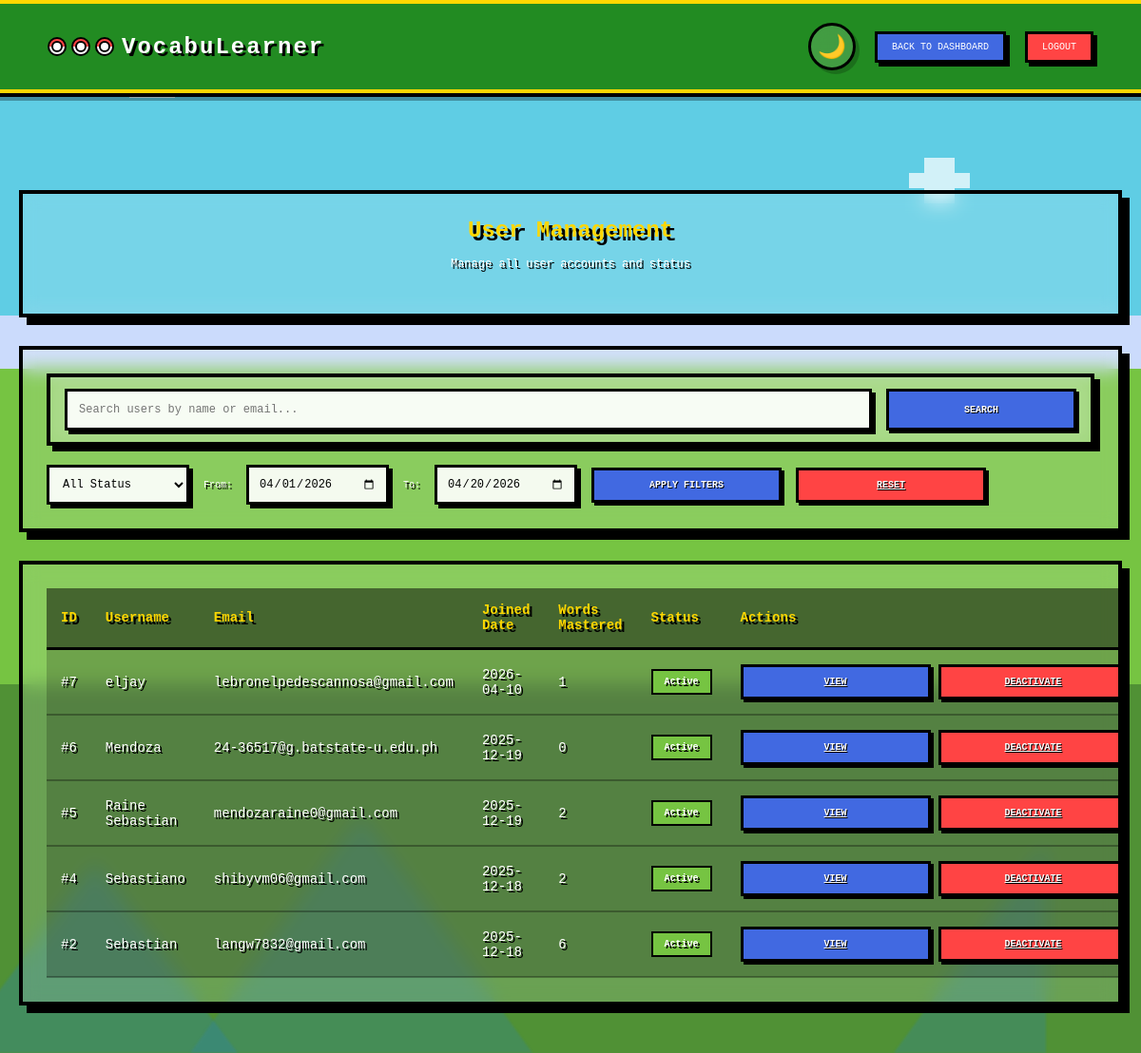
Page /admin/users (signed in) on the earlier database version.
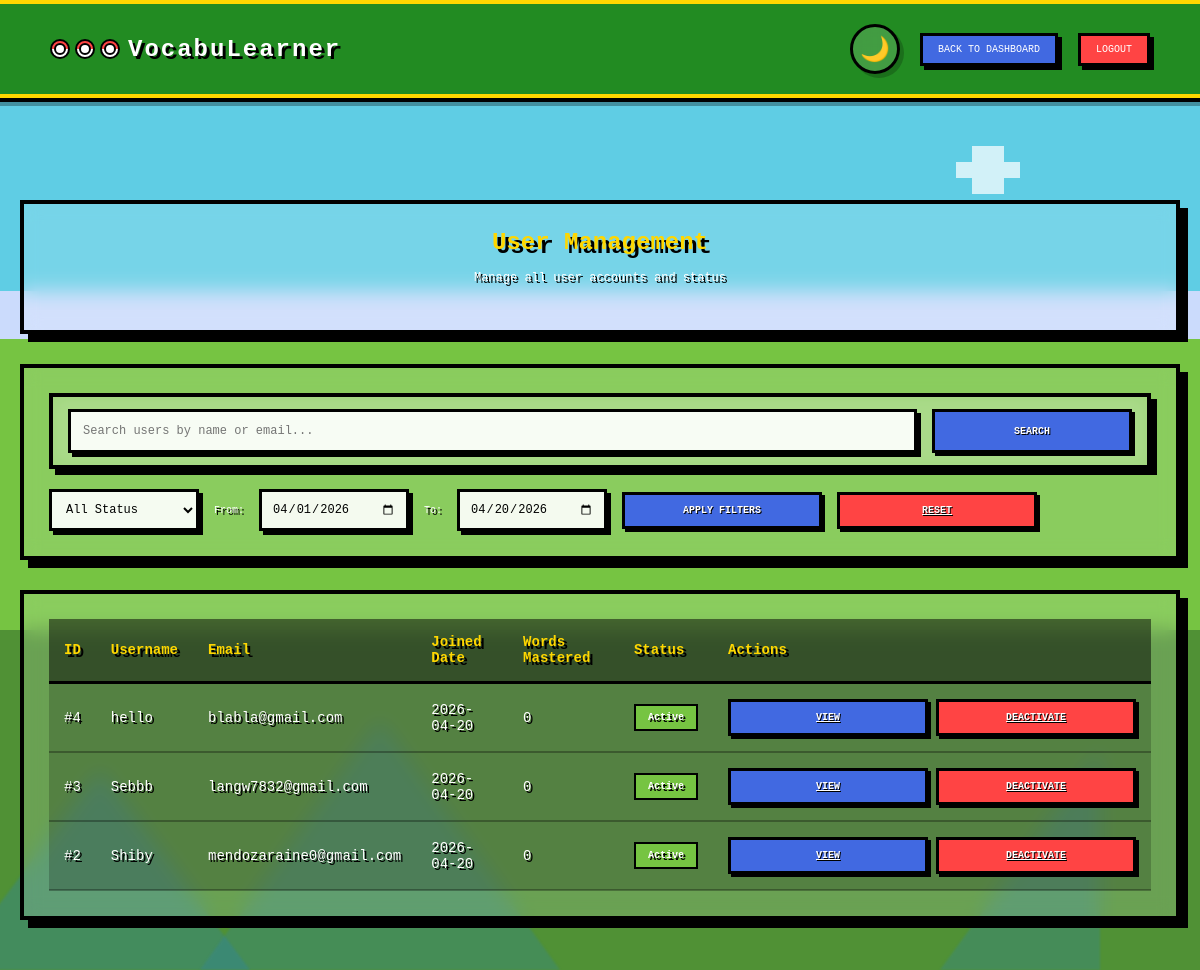
Same page on the later database version.
### models.py (models this page shows)
class UserAcc(db.Model):
    __tablename__ = 'user_acc'
    user_id = db.Column(db.Integer, primary_key=True)
    name = db.Column(db.String(50), nullable=False)
    email = db.Column(db.String(100), unique=True, nullable=False)
    password = db.Column(db.String(200), nullable=False)
    is_admin = db.Column(db.Boolean, default=False)
    is_active = db.Column(db.Boolean, default=True)
    date_created = db.Column(db.DateTime, default=datetime.utcnow)
    last_login = db.Column(db.DateTime)
    last_logout = db.Column(db.DateTime)
    pokemon_name = db.Column(db.String(100))
    pokemon_id = db.Column(db.Integer, db.ForeignKey('pokemon.pokemon_id'))
    profile_picture = db.Column(db.String(200))
    current_streak = db.Column(db.Integer, default=0)
    longest_streak = db.Column(db.Integer, default=0)
    total_points = db.Column(db.Integer, default=0)
    collected_pokemon = db.relationship(
        'UserPokemon',
        backref='owner',
        lazy=True,
        cascade='all, delete-orphan'
    )

### Main.py (the view, shortened to what this page needs)
@app.route('/admin/users', methods=['GET', 'POST'])
@admin_required
def admin_users():
    search_term = request.args.get('search', '')
    status_filter = request.args.get('status', 'all')
    date_from_str = request.args.get('date_from', '')
    date_to_str = request.args.get('date_to', '')
    page = request.args.get('page', 1, type=int)
    per_page = 10
    if request.method == 'POST':
        search_form = UserSearchForm(request.form)
        if search_form.validate():
            search_term = search_form.search.data or ''
            status_filter = search_form.status.data or 'all'
            date_from = search_form.date_from.data
            date_to = search_form.date_to.data
            date_from_str = date_from.strftime('%Y-%m-%d') if date_from else ''
            date_to_str = date_to.strftime('%Y-%m-%d') if date_to else ''
            page = 1  # Reset to first page when searching/filtering
            params = {
                'search': search_term,
                'status': status_filter,
                'page': page
            }
            if date_from_str:
                params['date_from'] = date_from_str
            if date_to_str:
                params['date_to'] = date_to_str
            return redirect(url_for('admin_users', **params))
        else:
            search_term = ''
            status_filter = 'all'
            date_from_str = ''
            date_to_str = ''
            page = 1
    else:
        form_data = {
            'search': search_term,
            'status': status_filter
        }
        if date_from_str:
            try:
                form_data['date_from'] = datetime.strptime(date_from_str, '%Y-%m-%d').date()
            except (ValueError, AttributeError):
                form_data['date_from'] = None
        if date_to_str:
            try:
                form_data['date_to'] = datetime.strptime(date_to_str, '%Y-%m-%d').date()
            except (ValueError, AttributeError):
                form_data['date_to'] = None
        search_form = UserSearchForm(**form_data)
    date_from = None
    date_to = None
    try:
        if date_from_str:
            date_from = datetime.strptime(date_from_str, '%Y-%m-%d')
        if date_to_str:
            date_to = datetime.strptime(date_to_str, '%Y-%m-%d')
    except ValueError:
        pass
    query = UserAcc.query.filter_by(is_admin=False)
    if search_term:
        search_like = f"%{search_term}%"
        query = query.filter(
            (UserAcc.name.ilike(search_like)) |
            (UserAcc.email.ilike(search_like))
        )
    status_filters = {
        'active': lambda q: q.filter_by(is_active=True),
        'inactive': lambda q: q.filter_by(is_active=False),
        'all': lambda q: q
    }
    if status_filter in status_filters:
        query = status_filters[status_filter](query)
    if date_from:
        query = query.filter(UserAcc.date_created >= date_from)
    if date_to:
        date_to_end = date_to + timedelta(days=1)
        query = query.filter(UserAcc.date_created < date_to_end)
    total_users = query.count()
    total_pages = (total_users + per_page - 1) // per_page if total_users > 0 else 1
    offset = (page - 1) * per_page
    users = query.order_by(UserAcc.date_created.desc())\
                .offset(offset)\
                .limit(per_page)\
                .all()
    users_data = []
    for user in users:
        word_count = UserWords.query.filter_by(user_id=user.user_id).count()
        achievement_count = UserAchievement.query.filter_by(user_id=user.user_id).count()
        user_status = "Active" if user.is_active else "Inactive"
        pokemon_name = None
        if user.pokemon_id:
            pokemon = Pokemon.query.get(user.pokemon_id)
            pokemon_name = pokemon.name if pokemon else None
        if user.pokemon_name:
            pokemon_name = user.pokemon_name
        users_data.append({
            'user_id': user.user_id,
            'username': user.name,
            'email': user.email,
            'joined_date': user.date_created.strftime('%Y-%m-%d') if user.date_created else 'Unknown',
            'words_mastered': word_count,
            'status': user_status,
            'streak': user.current_streak or 0,
            'total_points': user.total_points or 0,
            'pokemon_name': pokemon_name or 'None',
            'achievement_count': achievement_count,
            'last_login': user.last_login.strftime('%Y-%m-%d %H:%M') if user.last_login else 'Never',
            'is_active': user.is_active  # Add this for template use
        })
    view_user_id = request.args.get('view_user', type=int)
    view_form = None
    action_form = UserActionForm()
    pagination_form = PaginationForm()
    return render_template(
        'user_management.html',
        users=users_data,
        search_form=search_form,  # This will now include error messages
        action_form=action_form,
        pagination_form=pagination_form,
        view_form=view_form,
        current_page=page,
        total_pages=total_pages,
        total_users=total_users,
        search_term=search_term,
        status_filter=status_filter,
        date_from=date_from_str,
        date_to=date_to_str,
        show_view_modal=bool(view_user_id)
    )

### forms.py
class UserActionForm(FlaskForm):
    user_id = HiddenField('User ID', validators=[DataRequired()])
    action = HiddenField('Action', validators=[DataRequired()])  # 'activate', 'deactivate', 'view'
    submit = SubmitField('Confirm')

### Main.py (called while the page is built)
def admin_required(f):
    @wraps(f)
    def decorated_function(*args, **kwargs):
        if 'user_id' not in session:
            flash("Please login to access the admin panel.", "warning")
            return redirect(url_for('login'))
        user_id = session['user_id']
        user = UserAcc.query.get(user_id)
        if not user or not user.is_admin:
            flash("You don't have permission to access the admin panel.", "danger")
            return redirect(url_for('dashboard'))
        return f(*args, **kwargs)
    return decorated_function

### Templates/user_management.html (shortened to what this page needs)
{% extends "base.html" %}
{% block content %}
{% block logo_link %}
    <a href="{{ url_for('admin_dashboard') }}" class="logo-link">
        <div class="logo-icon">
            <div class="pokeball-mini"></div>
            <div class="pokeball-mini"></div>
            <div class="pokeball-mini"></div>
        </div>
        VocabuLearner
    </a>
{% endblock %}
{% block header %}
    <div class="header-actions">
        <button class="back-btn1" onclick="goToDashboard()">Back to Dashboard</button>
        <button class="logout-btn" onclick="showLogoutConfirm()">Logout</button>
    </div>
{% endblock %}
<div class="management-container">
    <div class="page-header">
        <h1>User Management</h1>
        <p>Manage all user accounts and status</p>
    </div>
    <div class="search-filter">
        <form method="POST" action="{{ url_for('admin_users') }}" id="searchForm">
            <div class="search-box">
                {{ search_form.search(class="search-input") }}
                {{ search_form.submit(class="action-btn") }}
            </div>
            <div class="filter-options">
                {{ search_form.status(class="filter-select") }}
                <div class="date-filter">
                    <span class="date-label">From:</span>
                    {{ search_form.date_from(class="date-input") }}
                </div>
                <div class="date-filter">
                    <span class="date-label">To:</span>
                    {{ search_form.date_to(class="date-input") }}
                </div>
                {{ search_form.filter_btn(class="action-btn") }}
                <a href="{{ url_for('reset_user_filters') }}" class="action-btn red">Reset</a>
            </div>
        </form>
    </div>
    <div class="users-table-container">
        {% if users %}
            <table class="users-table">
                <thead>
                    <tr>
                        <th>ID</th>
                        <th>Username</th>
                        <th>Email</th>
                        <th>Joined Date</th>
                        <th>Words Mastered</th>
                        <th>Status</th>
                        <th>Actions</th>
                    </tr>
                </thead>
                <tbody>
                    {% for user in users %}
                    <tr>
                        <td>#{{ user.user_id }}</td>
                        <td>{{ user.username }}</td>
                        <td>{{ user.email }}</td>
                        <td>{{ user.joined_date }}</td>
                        <td>{{ user.words_mastered }}</td>
                        <td>
                            {% if user.is_active %}
                                <span class="user-status status-active">Active</span>
                            {% else %}
                                <span class="user-status status-inactive">Inactive</span>
                            {% endif %}
                        </td>
                        <td>
                            <div class="user-actions">
                                <a href="{{ url_for('view_user', user_id=user.user_id, search=search_term, status=status_filter, date_from=date_from, date_to=date_to, page=current_page) }}" class="action-btn">View</a>
                                {% if user.is_active %}
                                    <a href="{{ url_for('user_action_redirect', user_id=user.user_id, action='deactivate', search=search_term, status=status_filter, date_from=date_from, date_to=date_to, page=current_page) }}" class="action-btn red">Deactivate</a>
                                {% else %}
                                    <a href="{{ url_for('user_action_redirect', user_id=user.user_id, action='activate', search=search_term, status=status_filter, date_from=date_from, date_to=date_to, page=current_page) }}" class="action-btn">Activate</a>
                                {% endif %}
                            </div>
                        </td>
                    </tr>
                    {% endfor %}
                </tbody>
            </table>
        {% else %}
            <div style="text-align: center; padding: 40px;">
                <p style="color: #fff; font-size: 14px; text-shadow: 2px 2px 0 #000;">No users found matching your criteria.</p>
            </div>
        {% endif %}
    </div>
</div>
{% endblock %}

### Templates/base.html (shortened to what this page needs)
<!DOCTYPE html>
<html lang="en">
<head>
    <link rel="stylesheet" href="{{ url_for('static', filename='styles.css') }}">
</head>
<body>
    <div class="cloud-layer">
    </div>
    <div class="mountain-bg">
        <div class="pixel-mountain"></div>
        <div class="pixel-mountain"></div>
    </div>
    <div class="particles">
    </div>
    <header class="header">
        <div class="logo">
            {% block logo_link %}{% endblock %}
        </div>
        <div class="theme-toggle-container">
            <button id="themeToggle" class="theme-toggle-btn" aria-label="Toggle dark mode">
                <span class="theme-icon">🌙</span>
            </button>
        </div>
    {%block header%}
    {%endblock%}
    </header>
    {%block content%}
    {%endblock%}
</body>
</html>

### Templates/user_management.html (style rules this page uses)
.management-container { margin-top: 120px; max-width: 1400px; margin-left: auto; margin-right: auto; padding: 20px; position: relative; z-index: 10; }
.page-header { background: rgba(255,255,255,0.15); backdrop-filter: blur(10px); border: 4px solid #000; padding: 25px; margin-bottom: 30px; box-shadow: 8px 8px 0 #000; text-align: center; }
.page-header h1 { font-size: 24px; color: #ffd700; text-shadow: 4px 4px 0 #000; margin-bottom: 15px; }
.page-header p { font-size: 12px; color: #fff; text-shadow: 2px 2px 0 #000; margin-bottom: 20px; }
.search-filter { background: rgba(255,255,255,0.15); backdrop-filter: blur(10px); border: 4px solid #000; padding: 25px; margin-bottom: 30px; box-shadow: 8px 8px 0 #000; }
.search-box { display: flex; gap: 15px; margin-bottom: 20px; flex-wrap: wrap; }
.search-input { flex: 1; min-width: 300px; padding: 12px; border: 3px solid #000; background: rgba(255,255,255,0.9); font-family: 'Press Start 2P', monospace; font-size: 12px; box-shadow: 4px 4px 0 #000; color: #000; }
.filter-options { display: flex; gap: 15px; flex-wrap: wrap; align-items: center; }
.filter-select { padding: 10px; border: 3px solid #000; background: rgba(255,255,255,0.9); font-family: 'Press Start 2P', monospace; font-size: 12px; box-shadow: 4px 4px 0 #000; min-width: 150px; color: #000; }
.date-filter { display: flex; gap: 10px; align-items: center; }
.date-input { padding: 10px; border: 3px solid #000; background: rgba(255,255,255,0.9); font-family: 'Press Start 2P', monospace; font-size: 12px; box-shadow: 4px 4px 0 #000; min-width: 150px; color: #000; }
.date-label { font-size: 10px; color: #fff; text-shadow: 2px 2px 0 #000; margin-right: 5px; }
.back-btn1 { background: #4169e1; color: #fff; border: 3px solid #000; padding: 8px 15px; font-size: 10px; box-shadow: 4px 4px 0 #000; cursor: pointer; text-transform: uppercase; font-family: 'Press Start 2P', monospace; transition: all 0.2s; }
.action-btn { background: #4169e1; color: #fff; border: 3px solid #000; padding: 10px 15px; font-size: 10px; box-shadow: 3px 3px 0 #000; cursor: pointer; text-transform: uppercase; font-family: 'Press Start 2P', monospace; transition: all 0.2s; text-shadow: 1px 1px 0 #000; font-weight: bold; }
.action-btn.red { background: #ff4444; }
.logout-btn { background: #ff4444; color: #fff; border: 3px solid #000; padding: 8px 15px; font-size: 10px; box-shadow: 4px 4px 0 #000; cursor: pointer; text-transform: uppercase; font-family: 'Press Start 2P', monospace; transition: all 0.2s; }
.users-table-container { background: rgba(255,255,255,0.15); backdrop-filter: blur(10px); border: 4px solid #000; padding: 25px; margin-bottom: 30px; box-shadow: 8px 8px 0 #000; overflow-x: auto; }
.users-table { width: 100%; border-collapse: collapse; }
.users-table th { background: rgba(0,0,0,0.5); padding: 15px; text-align: left; font-size: 14px; color: #ffd700; text-shadow: 3px 3px 0 #000; border-bottom: 3px solid #000; }
.users-table td { padding: 15px; font-size: 14px; color: #fff; text-shadow: 2px 2px 0 #000; border-bottom: 2px solid rgba(0,0,0,0.3); background: rgba(0,0,0,0.2); }
.user-status { padding: 6px 12px; font-size: 10px; border: 2px solid #000; display: inline-block; font-weight: bold; }
.status-active { background: #76c442; color: #fff; }
.user-actions { display: flex; gap: 8px; }

Differences in the rows shown:
removed UserAcc: user_id "7", username "eljay", email "lebronelpedescannosa@gmail.com", joined_date "2026-04-10", words_mastered "1"
removed UserAcc: user_id "6", username "Mendoza", email "24-36517@g.batstate-u.edu.ph", joined_date "2025-12-19", words_mastered "0"
removed UserAcc: user_id "5", username "Raine Sebastian", email "mendozaraine0@gmail.com", joined_date "2025-12-19", words_mastered "2"
removed UserAcc: user_id "2", username "Sebastian", email "langw7832@gmail.com", joined_date "2025-12-18", words_mastered "6"
changed UserAcc id 4: username "Sebastiano" → "hello"; email "shibyvm06@gmail.com" → "blabla@gmail.com"; joined_date "2025-12-18" → "2026-04-20"; words_mastered "2" → "0"
added UserAcc: user_id "3", username "Sebbb", email "langw7832@gmail.com", joined_date "2026-04-20", words_mastered "0"
added UserAcc: user_id "2", username "Shiby", email "mendozaraine0@gmail.com", joined_date "2026-04-20", words_mastered "0"
